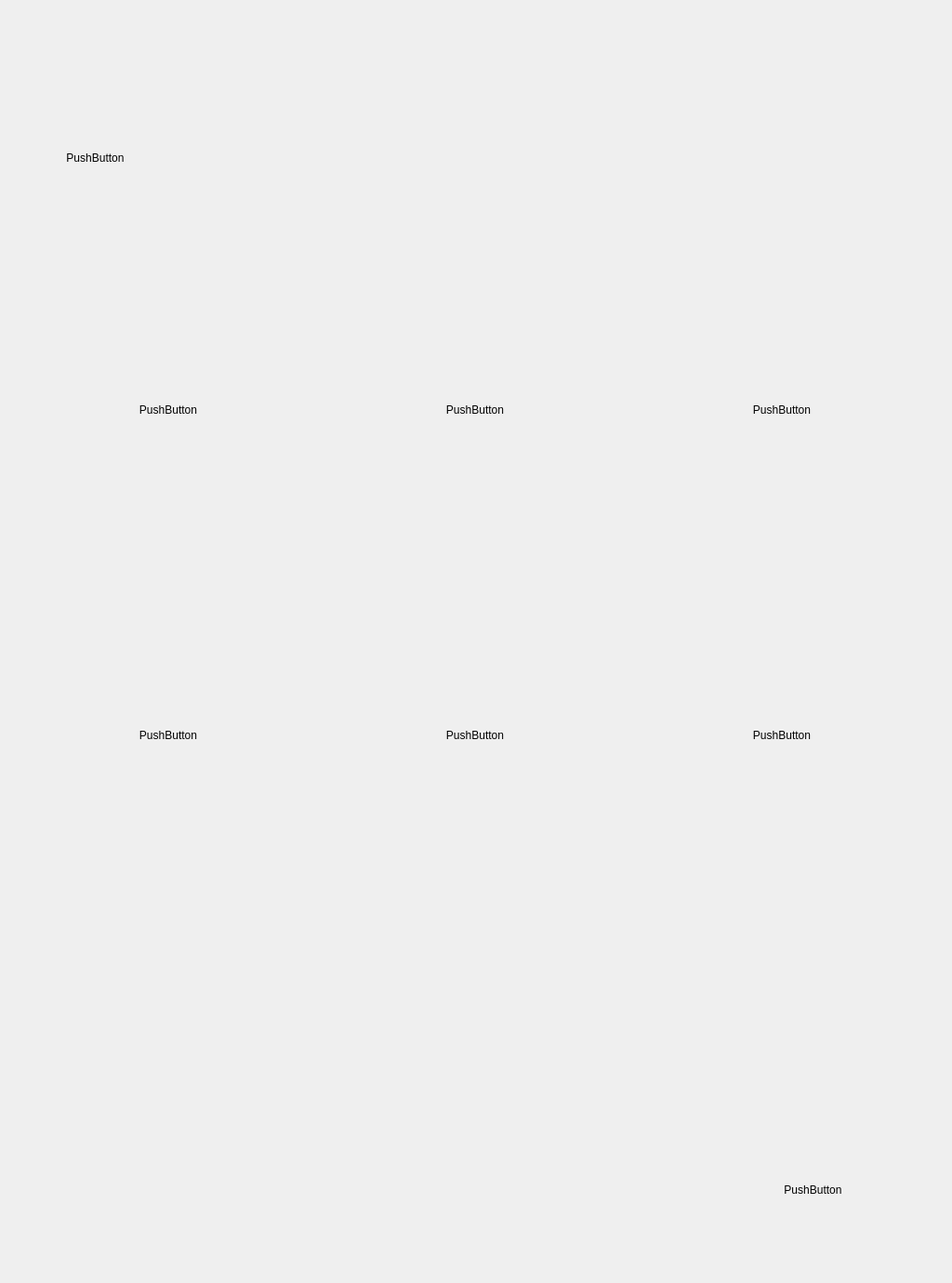
<?xml version="1.0" encoding="UTF-8"?>
<ui version="4.0">
 <class>bread</class>
 <widget class="QWidget" name="bread">
  <property name="geometry">
   <rect>
    <x>0</x>
    <y>0</y>
    <width>1024</width>
    <height>1380</height>
   </rect>
  </property>
  <property name="minimumSize">
   <size>
    <width>1024</width>
    <height>1380</height>
   </size>
  </property>
  <property name="windowTitle">
   <string>Form</string>
  </property>
  <widget class="QWidget" name="widget" native="true">
   <property name="geometry">
    <rect>
     <x>-10</x>
     <y>0</y>
     <width>1041</width>
     <height>1521</height>
    </rect>
   </property>
   <property name="minimumSize">
    <size>
     <width>0</width>
     <height>0</height>
    </size>
   </property>
   <property name="styleSheet">
    <string notr="true">background-image: url(:/image/bread_page/bread_page_back.png);</string>
   </property>
   <widget class="QPushButton" name="pushButton_10">
    <property name="geometry">
     <rect>
      <x>70</x>
      <y>130</y>
      <width>85</width>
      <height>80</height>
     </rect>
    </property>
    <property name="minimumSize">
     <size>
      <width>85</width>
      <height>80</height>
     </size>
    </property>
    <property name="styleSheet">
     <string notr="true">background-image: url(:/image/button/go_back_btn.png);</string>
    </property>
    <property name="text">
     <string>PushButton</string>
    </property>
    <property name="flat">
     <bool>true</bool>
    </property>
   </widget>
   <widget class="QPushButton" name="pushButton_9">
    <property name="geometry">
     <rect>
      <x>770</x>
      <y>1230</y>
      <width>229</width>
      <height>100</height>
     </rect>
    </property>
    <property name="minimumSize">
     <size>
      <width>229</width>
      <height>100</height>
     </size>
    </property>
    <property name="styleSheet">
     <string notr="true">background-image: url(:/image/button/Forward Arrow.png);</string>
    </property>
    <property name="text">
     <string>PushButton</string>
    </property>
    <property name="flat">
     <bool>true</bool>
    </property>
   </widget>
   <widget class="QPushButton" name="pushButton">
    <property name="geometry">
     <rect>
      <x>30</x>
      <y>280</y>
      <width>322</width>
      <height>322</height>
     </rect>
    </property>
    <property name="minimumSize">
     <size>
      <width>322</width>
      <height>322</height>
     </size>
    </property>
    <property name="styleSheet">
     <string notr="true">background-image: url(:/image/bread_page/click_off/bread_1.png);</string>
    </property>
    <property name="text">
     <string>PushButton</string>
    </property>
    <property name="flat">
     <bool>true</bool>
    </property>
   </widget>
   <widget class="QPushButton" name="pushButton_2">
    <property name="geometry">
     <rect>
      <x>690</x>
      <y>630</y>
      <width>322</width>
      <height>322</height>
     </rect>
    </property>
    <property name="minimumSize">
     <size>
      <width>322</width>
      <height>322</height>
     </size>
    </property>
    <property name="styleSheet">
     <string notr="true">background-image: url(:/image/bread_page/click_off/bread_1.png);</string>
    </property>
    <property name="text">
     <string>PushButton</string>
    </property>
    <property name="flat">
     <bool>true</bool>
    </property>
   </widget>
   <widget class="QPushButton" name="pushButton_3">
    <property name="geometry">
     <rect>
      <x>690</x>
      <y>280</y>
      <width>322</width>
      <height>322</height>
     </rect>
    </property>
    <property name="minimumSize">
     <size>
      <width>322</width>
      <height>322</height>
     </size>
    </property>
    <property name="styleSheet">
     <string notr="true">background-image: url(:/image/bread_page/click_off/bread_1.png);</string>
    </property>
    <property name="text">
     <string>PushButton</string>
    </property>
    <property name="flat">
     <bool>true</bool>
    </property>
   </widget>
   <widget class="QPushButton" name="pushButton_4">
    <property name="geometry">
     <rect>
      <x>360</x>
      <y>630</y>
      <width>322</width>
      <height>322</height>
     </rect>
    </property>
    <property name="minimumSize">
     <size>
      <width>322</width>
      <height>322</height>
     </size>
    </property>
    <property name="styleSheet">
     <string notr="true">background-image: url(:/image/bread_page/click_off/bread_1.png);</string>
    </property>
    <property name="text">
     <string>PushButton</string>
    </property>
    <property name="flat">
     <bool>true</bool>
    </property>
   </widget>
   <widget class="QPushButton" name="pushButton_5">
    <property name="geometry">
     <rect>
      <x>30</x>
      <y>630</y>
      <width>322</width>
      <height>322</height>
     </rect>
    </property>
    <property name="minimumSize">
     <size>
      <width>322</width>
      <height>322</height>
     </size>
    </property>
    <property name="styleSheet">
     <string notr="true">background-image: url(:/image/bread_page/click_off/bread_1.png);</string>
    </property>
    <property name="text">
     <string>PushButton</string>
    </property>
    <property name="flat">
     <bool>true</bool>
    </property>
   </widget>
   <widget class="QPushButton" name="pushButton_6">
    <property name="geometry">
     <rect>
      <x>360</x>
      <y>280</y>
      <width>322</width>
      <height>322</height>
     </rect>
    </property>
    <property name="minimumSize">
     <size>
      <width>322</width>
      <height>322</height>
     </size>
    </property>
    <property name="styleSheet">
     <string notr="true">background-image: url(:/image/bread_page/click_off/bread_1.png);</string>
    </property>
    <property name="text">
     <string>PushButton</string>
    </property>
    <property name="flat">
     <bool>true</bool>
    </property>
   </widget>
  </widget>
 </widget>
 <resources/>
 <connections/>
</ui>
